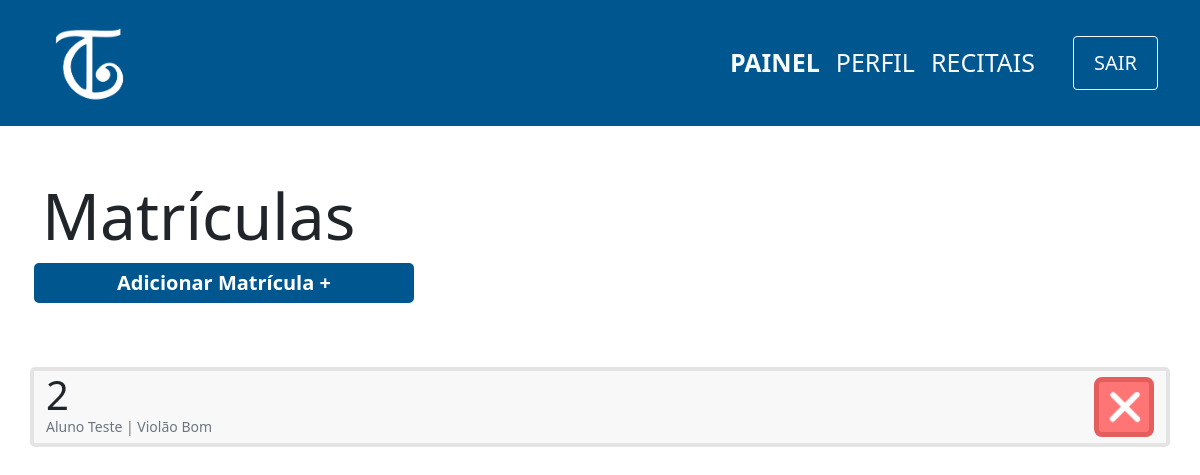
Before: /view/matricula/index.php (signed in) with the older database file.
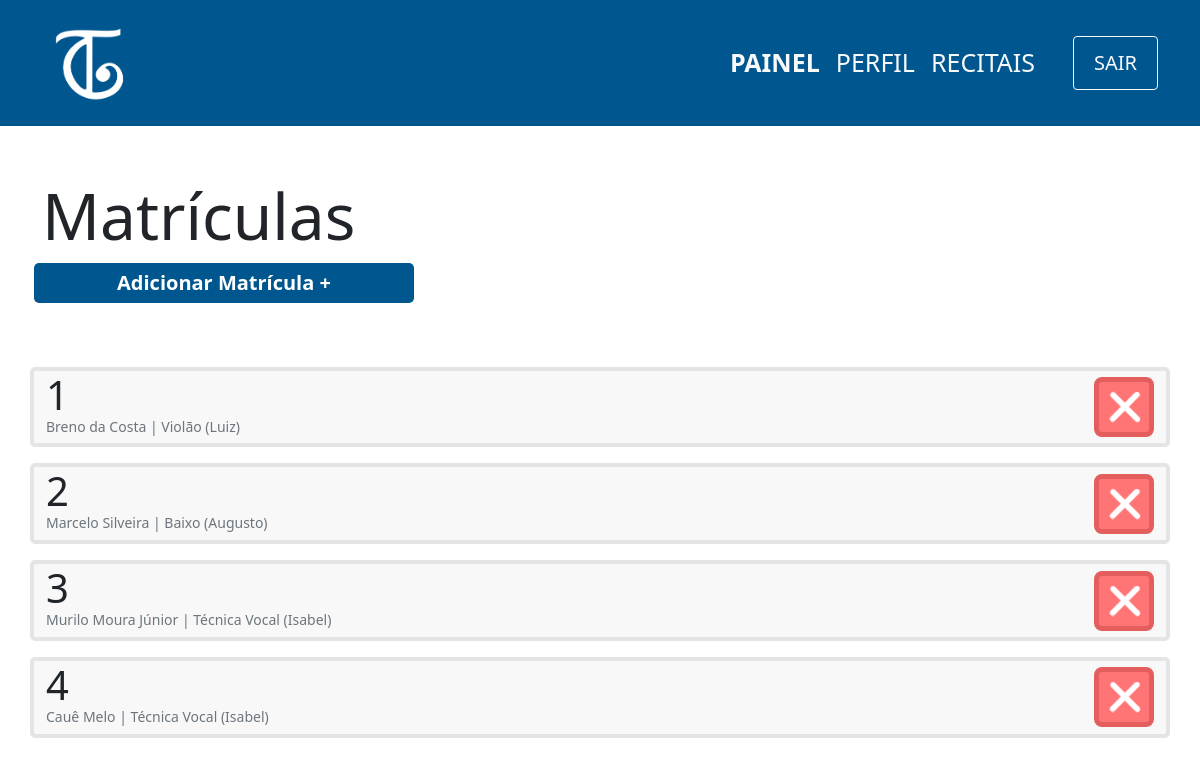
After: the same page with the newer database file.
### tables this page shows
CREATE TABLE matricula(
                id INTEGER PRIMARY KEY,
                id_aluno integer not null,
                id_curso integer not null,    
                foreign key (id_curso) references curso(id) ON DELETE CASCADE,
                foreign key (id_aluno) references aluno(id) ON DELETE CASCADE
            );

CREATE TABLE aluno(
                id INTEGER PRIMARY KEY,
                cpf varchar(11) not null,
                nome varchar(100) not null,
                username varchar(100) UNIQUE not null,
                responsavel varchar(100),
                data_nasc date not null,
                senha varchar(100) not null,
                email varchar(100) UNIQUE not null                    
            );

CREATE TABLE curso(
                id INTEGER PRIMARY KEY,
                nome varchar(100) not null,
                id_professor integer not null,
                FOREIGN KEY (id_professor) references professor(id) ON DELETE CASCADE
            );

### controller/matricula/index.php (called while the page is built)
<?php
    require '../../db/connection.php';
    try {
        $sql=$db->prepare('SELECT matricula.id,curso.nome as nomeCurso,aluno.nome as nomeAluno
        FROM MATRICULA join CURSO on CURSO.id = MATRICULA.id_curso
        JOIN ALUNO on ALUNO.id = MATRICULA.id_aluno');
        $sql->execute();
        $matriculas=$sql->fetchAll(PDO::FETCH_ASSOC);
    } catch (PDOException $e) {
        echo 'Erro ao executar comando no banco de dados: ' . $e->getMessage();
        exit();
    }
?>

### view/matricula/index.php (the view, shortened to what this page needs)
<?php
    include '../../layouts/navbar.php';
    include '../../controller/matricula/index.php';
?>
<div class="container">
    <div class="row mt-5">
        <h1 class="mt-1 display-3">Matrículas</h1>
        <span class="btn-principal col-md-4 col-sm-12 mx-1 text-center mb-5" onclick="location.href='cadastro.php'">
            <a href="cadastro.php">Adicionar Matrícula +</a>
        </span>
        <?php
            foreach($matriculas as $matricula){
                echo '
                <div class="col-12 card d-flex flex-row justify-content-between mt-3">
                    <div class="d-flex flex-column">
                        <p class="m-0 display-6">'.$matricula['id'].'</p>
                        <p class="m-0 text-muted display-3 mb-2" style="font-size:14px">'.$matricula['nomeAluno'].' | '.$matricula['nomeCurso'].'</p>
                    </div>
                    <div class="d-flex align-items-center" id="'.$matricula['id'].'">
                        <button onclick="location.href=\'../../controller/matricula/delete.php?id='.$matricula['id'].'\';" class="btn-remover">
                            <img src="../../images/delete-icon.png" width=40px>
                        </button>
                    </div>
                </div>
                ';
            }?>
    </div>
</div>

Changed rows visible on the page:
added matricula: id "1", id_aluno.nome "Breno da Costa", id_curso.nome "Violão (Luiz)"
changed matricula id 2: id_aluno.nome "Aluno Teste" → "Marcelo Silveira"; id_curso.nome "Violão Bom" → "Baixo (Augusto)"
added matricula: id "3", id_aluno.nome "Murilo Moura Júnior", id_curso.nome "Técnica Vocal (Isabel)"
added matricula: id "4", id_aluno.nome "Cauê Melo", id_curso.nome "Técnica Vocal (Isabel)"
